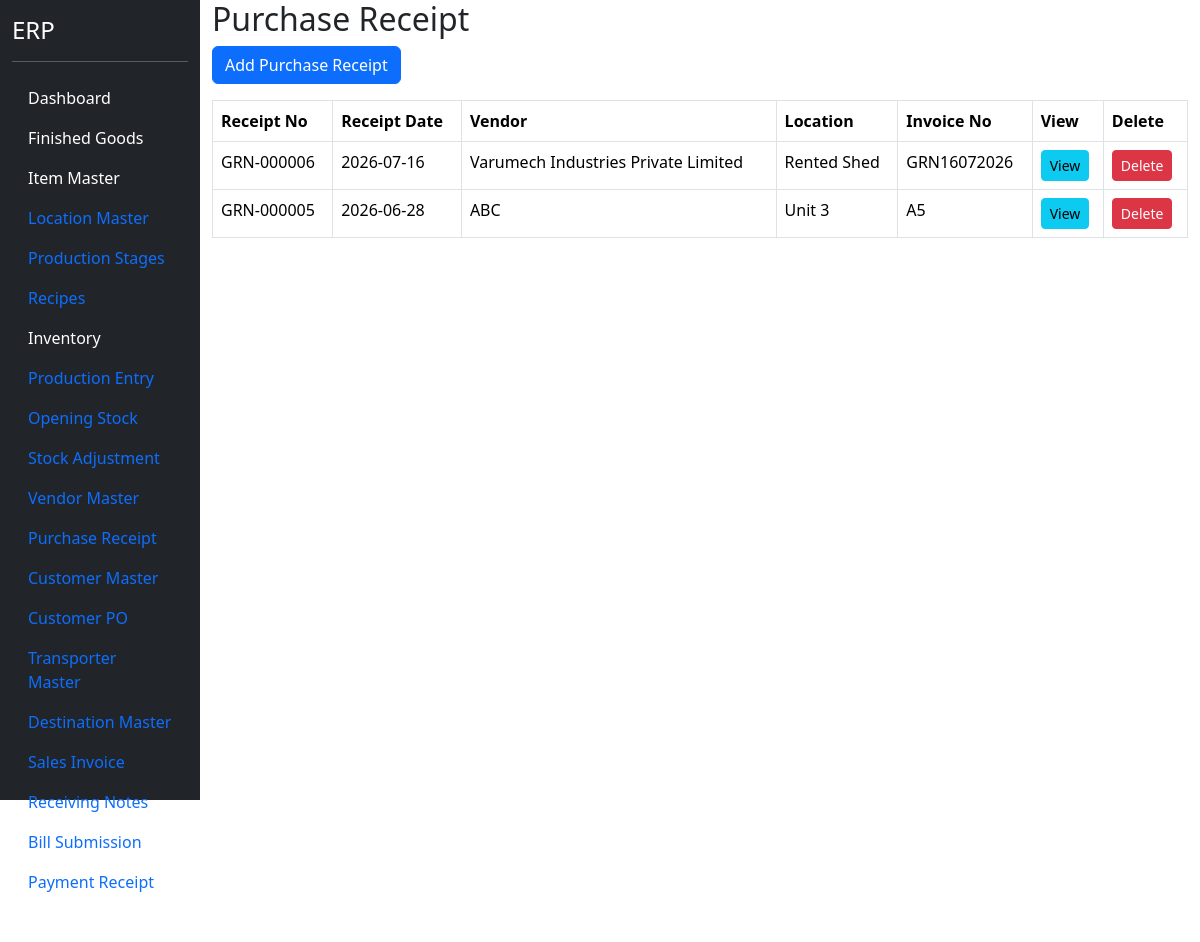
Page /purchase-receipt (signed in) on the earlier database version.
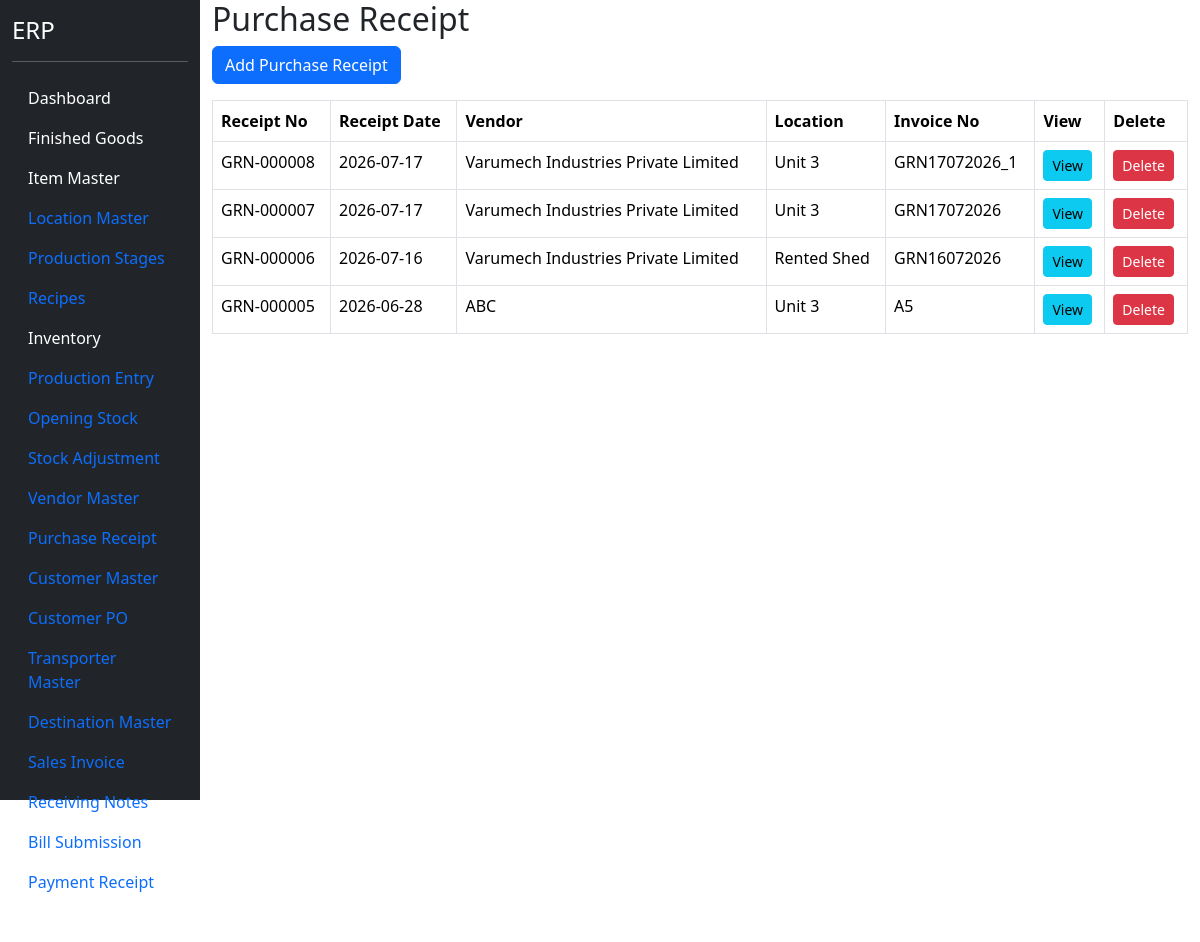
Same page on the later database version.
### models.py (models this page shows)
class PurchaseReceiptHeader(db.Model):
    __tablename__ = "purchase_receipt_header"
    id = db.Column(
        db.Integer,
        primary_key=True
    )
    receipt_date = db.Column(
        db.Date,
        nullable=False
    )
    vendor_id = db.Column(
        db.Integer,
        db.ForeignKey("vendor_master.id"),
        nullable=False
    )
    location_id = db.Column(
        db.Integer,
        db.ForeignKey("location_master.id"),
        nullable=False
    )
    invoice_no = db.Column(
        db.String(100)
    )
    invoice_date = db.Column(
        db.Date
    )
    remarks = db.Column(
        db.String(500)
    )
    vendor = db.relationship(
        "VendorMaster"
    )
    location = db.relationship(
        "LocationMaster"
    )
    basic_amount = db.Column(
    db.Float,
    default=0
    )
    gst_amount = db.Column(
    db.Float,
    default=0
    )
    invoice_amount = db.Column(
    db.Float,
    default=0
    )
    details = db.relationship(
        "PurchaseReceiptDetail",
        backref="receipt",
        cascade="all, delete-orphan"
    )

class VendorMaster(db.Model):
    __tablename__ = "vendor_master"
    id = db.Column(
        db.Integer,
        primary_key=True
    )
    vendor_code = db.Column(
        db.String(20),
        unique=True,
        nullable=True
    )
    vendor_name = db.Column(
        db.String(200),
        nullable=False
    )
    contact_person = db.Column(
        db.String(100)
    )
    mobile = db.Column(
        db.String(20)
    )
    email = db.Column(
        db.String(100)
    )
    gst_no = db.Column(
        db.String(30)
    )
    pan_no = db.Column(
        db.String(20)
    )
    address = db.Column(
        db.String(500)
    )
    city = db.Column(
        db.String(100)
    )
    state = db.Column(
        db.String(100)
    )
    country = db.Column(
        db.String(100),
        default="India"
    )
    pincode = db.Column(
        db.String(20)
    )
    active = db.Column(
        db.Boolean,
        default=True
    )

class LocationMaster(db.Model):
    __tablename__ = "location_master"
    id = db.Column(
        db.Integer,
        primary_key=True
    )
    location_code = db.Column(
        db.String(20),
        unique=True,
        nullable=False
    )
    location_name = db.Column(
        db.String(100),
        nullable=False
    )
    active = db.Column(
        db.Boolean,
        default=True
    )

### blueprints/masters/routes.py (the view)
@masters_bp.route("/purchase-receipt")
@login_required
def purchase_receipt():
    receipt_list = PurchaseReceiptHeader.query.order_by(
        PurchaseReceiptHeader.receipt_date.desc(),
        PurchaseReceiptHeader.id.desc()
    ).all()
    return render_template(
        "purchase_receipt.html",
        receipt_list=receipt_list
    )

### app.py (called while the page is built)
@login_manager.user_loader
def load_user(user_id):
    return User.query.get(int(user_id))

### templates/purchase_receipt.html (shortened to what this page needs)
{% extends "base.html" %}
{% block content %}
<h2>
</h2>
<a
href="/purchase-receipt/add"
class="btn btn-primary mb-3">
Add Purchase Receipt
</a>
<table class="table table-bordered">
<thead>
<tr>
<th>
Receipt No
</th>
<th>
Receipt Date
</th>
<th>
Vendor
</th>
<th>
Location
</th>
<th>
Invoice No
</th>
<th>
View
</th>
<th>
Delete
</th>
</tr>
</thead>
<tbody>
{% for row in receipt_list %}
<tr>
<td>
GRN-{{ "%06d"|format(row.id) }}
</td>
<td>
{{ row.receipt_date }}
</td>
<td>
{{ row.vendor.vendor_name }}
</td>
<td>
{{ row.location.location_name }}
</td>
<td>
{{ row.invoice_no }}
</td>
<td>
<a
href="/purchase-receipt/view/{{ row.id }}"
class="btn btn-info btn-sm">
View
</a>
</td>
<td>
<button
type="button"
class="btn btn-danger btn-sm delete-btn"
data-id="{{ row.id }}">
Delete
</button>
</td>
</tr>
{% endfor %}
</tbody>
</table>
{% endblock %}

Differences in the rows shown:
added PurchaseReceiptHeader: id "000008", receipt_date "2026-07-17", vendor.vendor_name "Varumech Industries Private Limited", location.location_name "Unit 3", invoice_no "GRN17072026_1"
added PurchaseReceiptHeader: id "000007", receipt_date "2026-07-17", vendor.vendor_name "Varumech Industries Private Limited", location.location_name "Unit 3", invoice_no "GRN17072026"
